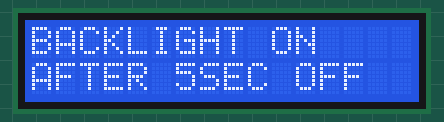
A sketch run on a simulated Arduino Uno, built with avr-gcc and run on an emulated ATmega328P. Parts: 16×2 character LCD.

Above: at 0.1 s.
At 5.1 s:
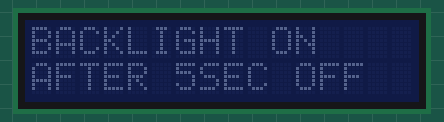
At 8.2 s:
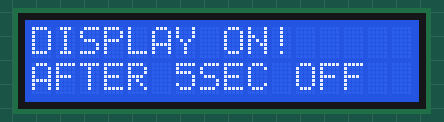
At 16.2 s:
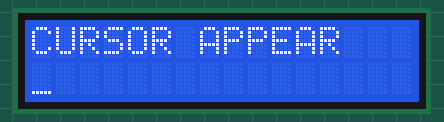
At 22.2 s:
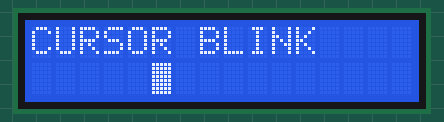
At 27.2 s:
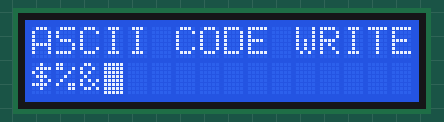

The sketch:

Display.ino
```cpp
//Compatible with the Arduino IDE 1.0
//Library version:1.1
//arduino lcd function test
#include <Wire.h>
#include <LiquidCrystal_I2C.h>

LiquidCrystal_I2C lcd(0x27,16,2);

void setup()
{
  lcd.init();
}

void loop()
{
  //Backlight on/off
  lcd.backlight();
  lcd.print("BACKLIGHT ON");
  lcd.setCursor(0,1);
  lcd.print("AFTER 5SEC OFF");
  delay(5000);
  lcd.noBacklight();
  delay(3000);
  lcd.clear();

  //display on/off
  lcd.backlight();
  lcd.display();
  lcd.print("DISPLAY ON!");
  lcd.setCursor(0,1);
  lcd.print("AFTER 5SEC OFF");
  delay(5000);
  lcd.noDisplay();
  delay(3000);
  lcd.display();
  lcd.clear();

  //cursor
  lcd.print("CURSOR APPEAR");
  lcd.setCursor(0,1);
  lcd.cursor();
  delay(1000);
  lcd.clear();

  //corsor move
  lcd.print("CURSOR MOVE");
  for (int i=0; i < 10 ; i++) {
    lcd.setCursor(i,1);
    delay(500);
  }
  lcd.clear();

  //blink cursor
  lcd.print("CURSOR BLINK");
  lcd.setCursor(5,1);
  lcd.blink();
  delay(5000);
  lcd.noCursor();
  lcd.clear();

  //write function
  lcd.print("ASCII CODE WRITE");
  lcd.setCursor(0,1);
  lcd.write(36);
  lcd.write(37);
  lcd.write(38);
  delay(5000);
  lcd.clear();

  //scroll right, left
  lcd.print("SCROLL RIGHT");
  for (int positionCounter = 0; positionCounter < 16; positionCounter++)
  {
    lcd.scrollDisplayRight();
    delay(500);
  }
  lcd.clear();

  lcd.print("     SCROLL LEFT");
  for (int positionCounter = 0; positionCounter < 16; positionCounter++)
  {
    lcd.scrollDisplayLeft();
    delay(500);
  }
  lcd.clear();

  //autoscroll
  lcd.print("     AUTO SCROLL");
  lcd.setCursor(15,1);
  lcd.autoscroll();
  for (int i=0; i < 10 ; i++) {
    lcd.print(i);
    delay(500);
  }
  lcd.clear();

  lcd.init();
}
```

Measured:
- what the display in image 1 shows lasts 3.0 s, from 5.1 s to 8.1 s
- what the display in image 2 shows lasts 5.0 s, from 8.1 s to 13.1 s
- what the display in image 3 shows lasts 1.1 s, from 16.1 s to 17.2 s
